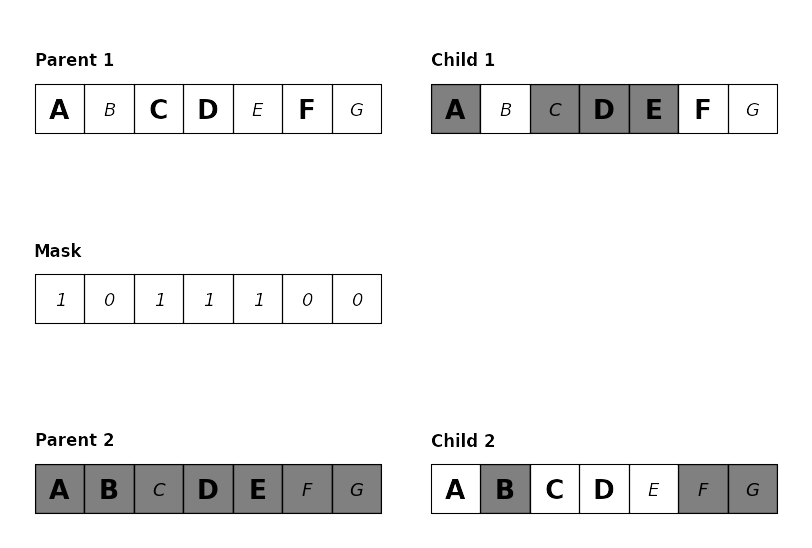

This chart was generated by the following Python code:
import matplotlib.gridspec as gridspec
import matplotlib.pyplot as plt
import matplotlib.patches as patches
import sys

def main(figureSaveLocation):
    """Create an image for demonstrating graph definitions.
    """

    # Create the figure, the grids for the subplots and determine the spacing for the subplots.
    currentFigure = plt.figure()
    gsTopRow = gridspec.GridSpec(3, 2)
    gsMidRow = gridspec.GridSpec(3, 2)
    gsBotRow = gridspec.GridSpec(3, 2)
    gsTopRow.update(left=0.005, right=0.995, bottom=0.05, top=1, wspace=0.0, hspace=0.0)
    gsMidRow.update(left=0.005, right=0.995, bottom=0.05, top=1, wspace=0.0, hspace=0.0)
    gsBotRow.update(left=0.005, right=0.995, bottom=0.05, top=1, wspace=0.0, hspace=0.0)

    # Create the parent 1 array.
    parentOneArray = plt.subplot(gsTopRow[0, 0])
    draw_array(currentFigure, cellValues=['A', 'B', 'C', 'D', 'E', 'F', 'G'], boldCellValues=['A', 'C', 'D', 'F'], shadedCells=[], label='Parent 1')

    # Create the mask array.
    maskArray = plt.subplot(gsMidRow[1, 0])
    draw_array(currentFigure, cellValues=[1, 0, 1, 1, 1, 0, 0], boldCellValues=[], shadedCells=[], label='Mask')

    # Create the parent 2 array.
    parentTwoArray = plt.subplot(gsBotRow[2, 0])
    draw_array(currentFigure, cellValues=['A', 'B', 'C', 'D', 'E', 'F', 'G'], boldCellValues=['A', 'B', 'D', 'E'], shadedCells=['A', 'B', 'C', 'D', 'E', 'F', 'G'], label='Parent 2')

    # Create the child 1 array.
    childOneArray = plt.subplot(gsTopRow[0, 1])
    draw_array(currentFigure, cellValues=['A', 'B', 'C', 'D', 'E', 'F', 'G'], boldCellValues=['A', 'D', 'E', 'F'], shadedCells=['A', 'C', 'D', 'E'], label='Child 1')

    # Create the child 2 array.
    childTwoArray = plt.subplot(gsBotRow[2, 1])
    draw_array(currentFigure, cellValues=['A', 'B', 'C', 'D', 'E', 'F', 'G'], boldCellValues=['A', 'B', 'C', 'D'], shadedCells=['B', 'F', 'G'], label='Child 2')

    # Make all the tick marks invisible.
    for ax in currentFigure.get_axes():
        removeTickMarks(ax, xAxis=True, yAxis=True)

    plt.savefig(figureSaveLocation, bbox_inches='tight', transparent=True)

def draw_array(currentFigure, cellValues=[], boldCellValues=[], shadedCells=[], label=''):
    """Draw an array consisting of the cellValues.
    """

    # Setup the graph.
    plot = currentFigure.gca()
    plot.axis('scaled')
    plot.spines['top'].set_visible(False)
    plot.spines['right'].set_visible(False)
    plot.spines['bottom'].set_visible(False)
    plot.spines['left'].set_visible(False)
    plot.set_xlim(left=-0.5, right=len(cellValues) + 0.5)
    plot.set_ylim(bottom=0, top=3)

    # Plot the array
    currentX = 0
    for i in cellValues:
        # Create the cell.
        cell = patches.Rectangle(xy=[currentX, 0.5], width=1, height=1)
        cell.set_edgecolor('black')
        if i in shadedCells:
            cell.set_facecolor('grey')
        else:
            cell.set_facecolor('none')
        plot.add_patch(cell)

        # Add the cell value.
        if i in boldCellValues:
            plot.text(currentX + 0.5, 1, i, size=19, color='black', weight='bold', horizontalalignment='center', verticalalignment='center')
        else:
            plot.text(currentX + 0.5, 1, i, size=13, color='black', style='italic', horizontalalignment='center', verticalalignment='center')

        currentX += 1

    # Add the label
    plot.text(0, 2, label, size=12, color='black', weight='semibold', horizontalalignment='left', verticalalignment='center')

def removeTickMarks(axes, xAxis=False, yAxis=False):
    """Removes all tick marks for the given axes.
    """

    if xAxis:
        axes.set_xticks([])
    if yAxis:
        axes.set_yticks([])

if __name__ == '__main__':
    main(sys.argv[1])
